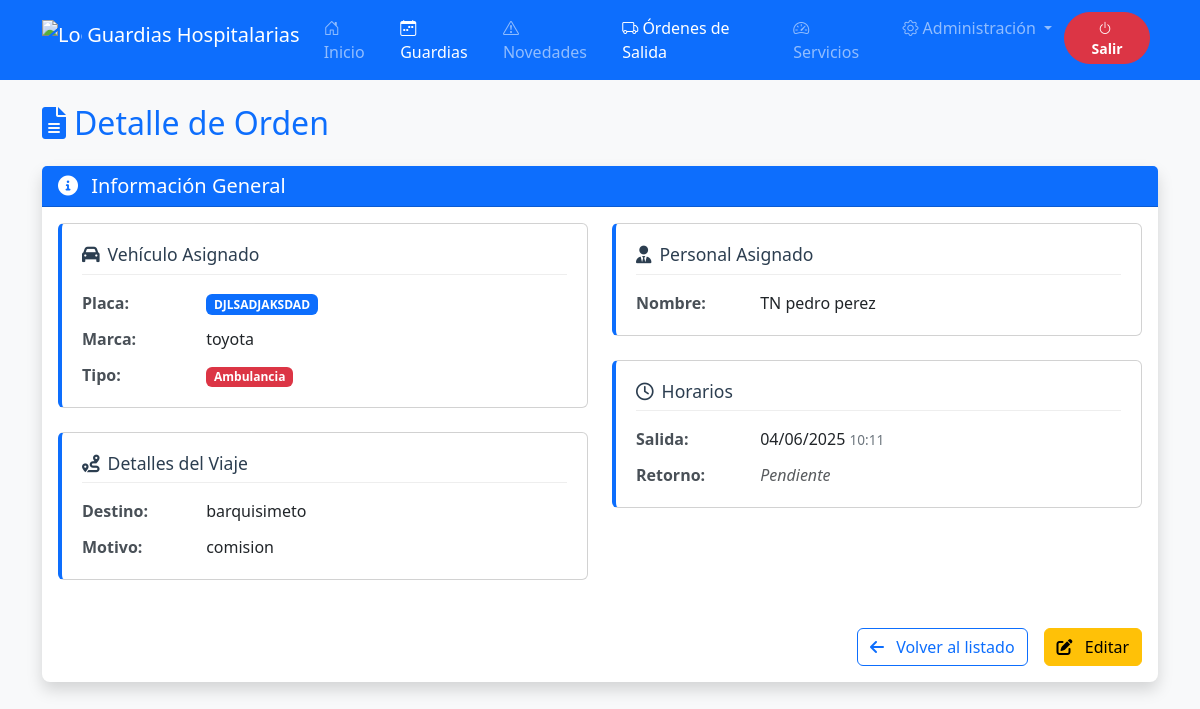
The app's page /sistema_guardias/modulos/ordenes_salida/detalle_orden.php?id=8 (signed in) with its own data.
### tables this page shows
CREATE TABLE `ordenes_salida` (
  `id_orden` int(11) NOT NULL,
  `destino` varchar(100) NOT NULL,
  `motivo` varchar(100) NOT NULL,
  `fecha_salida` datetime NOT NULL,
  `fecha_retorno` datetime DEFAULT NULL,
  `id_vehiculo` int(11) NOT NULL,
  `id_personal` int(11) NOT NULL
);

CREATE TABLE `vehiculos` (
  `id_vehiculo` int(11) NOT NULL,
  `placa` varchar(20) NOT NULL,
  `marca` varchar(50) NOT NULL,
  `tipo` enum('ambulancia','administrativo') NOT NULL,
  `combustible` enum('lleno','3/4','medio','1/4','reserva','vacio') NOT NULL,
  `operativo` tinyint(1) NOT NULL DEFAULT 1
);

CREATE TABLE `personal` (
  `id_personal` int(11) NOT NULL,
  `nombre` varchar(100) NOT NULL,
  `apellido` varchar(100) NOT NULL,
  `grado` varchar(20) NOT NULL,
  `estado` tinyint(1) DEFAULT 1
);

### sistema_guardias/includes/funciones/funciones_ordenes.php (called while the page is built, shortened)
<?php
require_once __DIR__ . '/../../includes/conexion.php';
function obtenerOrdenPorId($id_orden) {
    global $conn;
    $stmt = $conn->prepare("SELECT o.*, v.placa, v.marca, v.tipo, p.nombre, p.apellido, p.grado
                           FROM ordenes_salida o
                           JOIN vehiculos v ON o.id_vehiculo = v.id_vehiculo
                           JOIN personal p ON o.id_personal = p.id_personal
                           WHERE o.id_orden = ?");
    $stmt->bind_param("i", $id_orden);
    $stmt->execute();
    $result = $stmt->get_result();
    return $result->fetch_assoc();
}
?>

### sistema_guardias/includes/funciones/funciones_autenticacion.php (called while the page is built, shortened)
<?php
function es_admin() {
    return isset($_SESSION['usuario']['rol']) && $_SESSION['usuario']['rol'] === 'admin';
}

### sistema_guardias/modulos/ordenes_salida/detalle_orden.php (the view, shortened to what this page needs)
<?php
require_once __DIR__ . '/../../includes/funciones/funciones_ordenes.php';
require_once __DIR__ . '/../../includes/funciones/funciones_autenticacion.php';
$orden = obtenerOrdenPorId((int)$_GET['id']);
?>
<!DOCTYPE html>
<html lang="es">
<head>
    <link href="../../assets/css/bootstrap.min.css" rel="stylesheet">
    <link href="https://cdn.jsdelivr.net/npm/bootstrap-icons@1.8.0/font/bootstrap-icons.css" rel="stylesheet">
    <link href="https://cdnjs.cloudflare.com/ajax/libs/font-awesome/6.0.0-beta3/css/all.min.css" rel="stylesheet">
</head>
<body class="bg-light">
    <?php include __DIR__ . '/../../includes/navbar.php'; ?>
    <div class="container py-4">
        <div class="d-flex justify-content-between align-items-center mb-4">
            <h2 class="mb-0 text-primary">
                <i class="fas fa-file-alt me-2"></i>Detalle de Orden
            </h2>
        </div>
        <div class="card card-shadow">
            <div class="card-header bg-primary text-white">
                <h5 class="mb-0"><i class="fas fa-info-circle me-2"></i> Información General</h5>
            </div>
            <div class="card-body">
                <div class="row">
                    <div class="col-md-6">
                        <div class="card info-card">
                            <div class="card-body">
                                <h5><i class="fas fa-car me-2"></i>Vehículo Asignado</h5>
                                <div class="info-item">
                                    <span class="info-label">Placa:</span>
                                    <span class="badge bg-primary"><?= htmlspecialchars($orden['placa']) ?></span>
                                </div>
                                <div class="info-item">
                                    <span class="info-label">Marca:</span>
                                    <?= htmlspecialchars($orden['marca']) ?>
                                </div>
                                <div class="info-item">
                                    <span class="info-label">Tipo:</span>
                                    <span class="badge <?= $orden['tipo'] == 'ambulancia' ? 'bg-danger' : 'bg-secondary' ?>">
                                        <?= ucfirst(htmlspecialchars($orden['tipo'])) ?>
                                    </span>
                                </div>
                            </div>
                        </div>
                        <div class="card info-card">
                            <div class="card-body">
                                <h5><i class="fas fa-route me-2"></i>Detalles del Viaje</h5>
                                <div class="info-item">
                                    <span class="info-label">Destino:</span>
                                    <?= htmlspecialchars($orden['destino']) ?>
                                </div>
                                <div class="info-item">
                                    <span class="info-label">Motivo:</span>
                                    <?= htmlspecialchars($orden['motivo']) ?>
                                </div>
                            </div>
                        </div>
                    </div>
                    <div class="col-md-6">
                        <div class="card info-card">
                            <div class="card-body">
                                <h5><i class="fas fa-user-tie me-2"></i>Personal Asignado</h5>
                                <div class="info-item">
                                    <span class="info-label">Nombre:</span>
                                    <?= htmlspecialchars($orden['grado'] . ' ' . $orden['nombre'] . ' ' . $orden['apellido']) ?>
                                </div>
                            </div>
                        </div>
                        <div class="card info-card">
                            <div class="card-body">
                                <h5><i class="far fa-clock me-2"></i>Horarios</h5>
                                <div class="info-item">
                                    <span class="info-label">Salida:</span>
                                    <div class="fecha-hora">
                                        <span class="fecha"><?= date('d/m/Y', strtotime($orden['fecha_salida'])) ?></span>
                                        <span class="hora"><?= date('H:i', strtotime($orden['fecha_salida'])) ?></span>
                                    </div>
                                </div>
                                <div class="info-item">
                                    <span class="info-label">Retorno:</span>
                                    <?php if ($orden['fecha_retorno']): ?>
                                        <div class="fecha-hora">
                                            <span class="fecha"><?= date('d/m/Y', strtotime($orden['fecha_retorno'])) ?></span>
                                            <span class="hora"><?= date('H:i', strtotime($orden['fecha_retorno'])) ?></span>
                                        </div>
                                    <?php else: ?>
                                        <span class="text-muted fst-italic">Pendiente</span>
                                    <?php endif; ?>
                                </div>
                            </div>
                        </div>
                    </div>
                </div>
                <div class="d-flex justify-content-end mt-4">
                    <a href="listar_ordenes.php" class="btn btn-outline-primary me-3">
                        <i class="fas fa-arrow-left me-2"></i> Volver al listado
                    </a>
                    <?php if (es_admin()): ?>
                    <a href="editar_orden.php?id=<?= $orden['id_orden'] ?>" class="btn btn-warning">
                        <i class="fas fa-edit me-2"></i> Editar
                    </a>
                    <?php endif; ?>
                </div>
            </div>
        </div>
    </div>
    <?php include __DIR__ . '/../../includes/footer.php'; ?>
</body>
</html>

### sistema_guardias/modulos/ordenes_salida/detalle_orden.php (style rules this page uses)
.card-shadow { box-shadow: 0 0.5rem 1rem rgba(0, 0, 0, 0.15); border: none; border-radius: 0.5rem; }
.info-card { border-left: 4px solid #0d6efd; margin-bottom: 1.5rem; }
.info-card .card-body { padding: 1.25rem; }
.info-card h5 { color: #2c3e50; font-size: 1.1rem; margin-bottom: 1rem; border-bottom: 1px solid #eee; padding-bottom: 0.5rem; }
.info-item { margin-bottom: 0.75rem; }
.info-item:last-child { margin-bottom: 0; }
.info-label { font-weight: 600; color: #495057; display: inline-block; min-width: 120px; }
.fecha-hora { display: inline-block; }
.fecha-hora .fecha { font-weight: 500; }
.fecha-hora .hora { font-size: 0.85em; color: #6c757d; }

### records on screen
ordenes_salida: id_vehiculo.placa "DJLSADJAKSDAD", id_vehiculo.marca "toyota", id_vehiculo.tipo "Ambulancia", destino "barquisimeto", motivo "comision", id_personal.apellido "TN pedro perez", fecha_salida "04/06/2025", fecha_salida "10:11"
